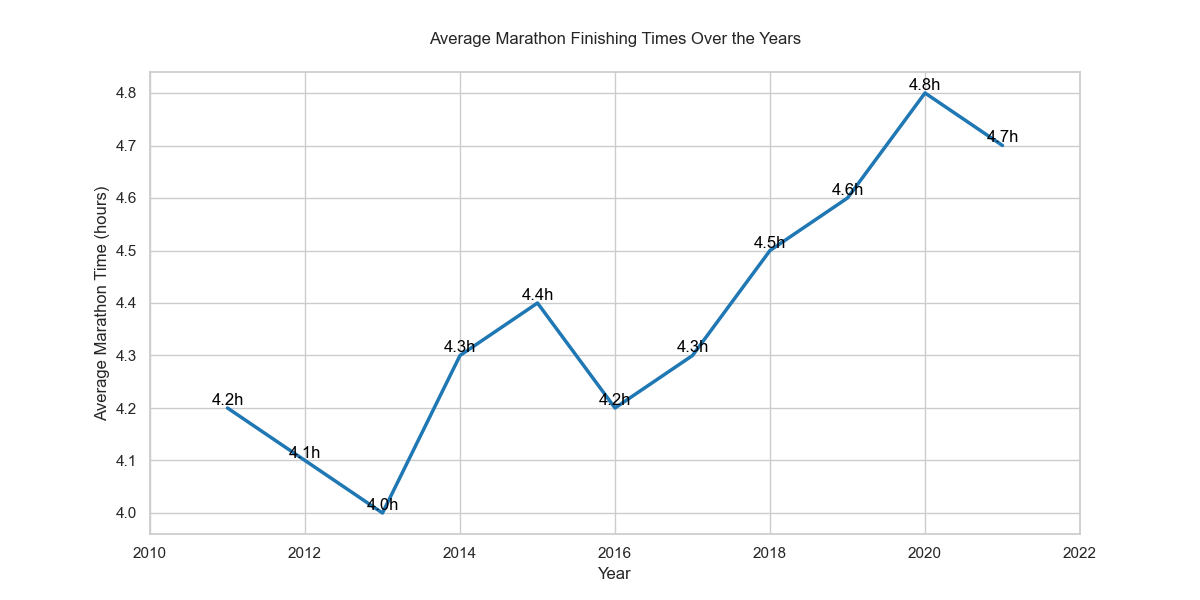

Here is the Python script that generated this plot:

import pandas as pd
import seaborn as sns
import matplotlib.pyplot as plt

# Prepare the data
data = {
    'Year': [2011, 2012, 2013, 2014, 2015, 2016, 2017, 2018, 2019, 2020, 2021],
    'Average Marathon Time (hours)': [4.2, 4.1, 4.0, 4.3, 4.4, 4.2, 4.3, 4.5, 4.6, 4.8, 4.7]
}

df = pd.DataFrame(data)

# Initialize the matplotlib figure
f, ax = plt.subplots(figsize=(12, 6))

# Plot the data
sns.lineplot(data=df, x='Year', y='Average Marathon Time (hours)', color='#1f77b4', linewidth=2.5)

# Customizing the axes and ticks
ax.set(xlim=(2010, 2022), xlabel='Year', ylabel='Average Marathon Time (hours)')
ax.set_title('Average Marathon Finishing Times Over the Years', pad=20)

# Annotations
for x, y in zip(df['Year'], df['Average Marathon Time (hours)']):
    ax.text(x, y, f'{y}h', color='black', ha="center", va="bottom")

# Show the plot
plt.show()
